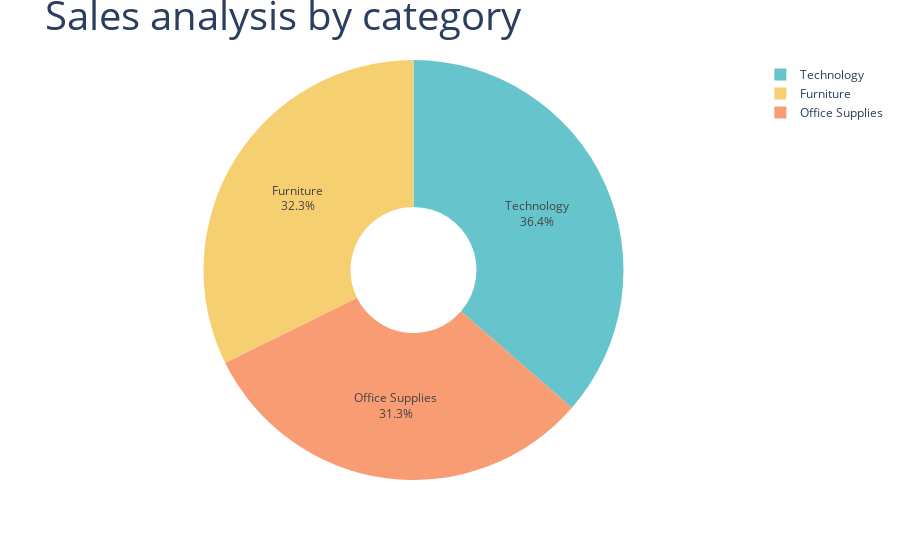

The notebook cell saved with this chart:
### Code cell
fig=px.pie(sales_by_category,
            names='Category',
            values='Sales',
            hole=0.3,
            color_discrete_sequence=px.colors.qualitative.Pastel)

fig.update_traces(textposition='inside',textinfo='percent+label')
fig.update_layout(title_text='Sales analysis by category',title_font=dict(size=40))

fig.show()
# Find the category with the highest sales
highest_sales_category = sales_by_category.loc[sales_by_category['Sales'].idxmax()]

# Find the category with the lowest sales
lowest_sales_category = sales_by_category.loc[sales_by_category['Sales'].idxmin()]

# Print the highest and lowest sales with category names
print("Category with highest sale =", highest_sales_category['Category'], "with sales =", highest_sales_category['Sales'])
print("Category with lowest sale =", lowest_sales_category['Category'], "with sales =", lowest_sales_category['Sales'])

### Figure 1 — Plotly figure (JSON) as saved in the notebook; plotly's stock layout.template omitted (floating-point values rounded to 4 significant figures)
{"data": [{"domain": {"x": [0, 1], "y": [0, 1]}, "hole": 0.3, "hovertemplate": "Category=%{label}<br>Sales=%{value}<extra></extra>", "labels": ["Furniture", "Office Supplies", "Technology"], "legendgroup": "", "name": "", "showlegend": true, "textinfo": "percent+label", "textposition": "inside", "type": "pie", "values": [742000.0, 719000.0, 836200.0]}], "layout": {"legend": {"tracegroupgap": 0}, "margin": {"t": 60}, "piecolorway": ["rgb(102, 197, 204)", "rgb(246, 207, 113)", "rgb(248, 156, 116)", "rgb(220, 176, 242)", "rgb(135, 197, 95)", "rgb(158, 185, 243)", "rgb(254, 136, 177)", "rgb(201, 219, 116)", "rgb(139, 224, 164)", "rgb(180, 151, 231)", "rgb(179, 179, 179)"], "title": {"font": {"size": 40}, "text": "Sales analysis by category"}}}
